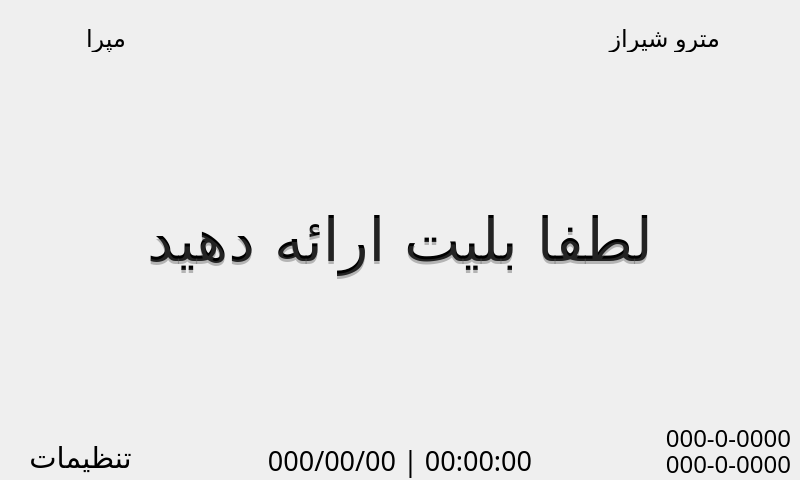
<?xml version="1.0" encoding="UTF-8"?>
<ui version="4.0">
 <class>Afc::MainWindow</class>
 <widget class="QMainWindow" name="Afc::MainWindow">
  <property name="geometry">
   <rect>
    <x>0</x>
    <y>0</y>
    <width>800</width>
    <height>480</height>
   </rect>
  </property>
  <property name="windowTitle">
   <string>Elin Card Reader</string>
  </property>
  <property name="styleSheet">
   <string notr="true"/>
  </property>
  <widget class="QWidget" name="centralWidget">
   <widget class="QLabel" name="lblTransaction">
    <property name="geometry">
     <rect>
      <x>0</x>
      <y>0</y>
      <width>800</width>
      <height>480</height>
     </rect>
    </property>
    <property name="font">
     <font>
      <family>Sahel Black FD</family>
      <pointsize>45</pointsize>
     </font>
    </property>
    <property name="layoutDirection">
     <enum>Qt::RightToLeft</enum>
    </property>
    <property name="styleSheet">
     <string notr="true">font-family: &quot;Sahel Black FD&quot;;
font-size: 45pt;</string>
    </property>
    <property name="text">
     <string>لطفا بلیت ارائه دهید</string>
    </property>
    <property name="textFormat">
     <enum>Qt::PlainText</enum>
    </property>
    <property name="alignment">
     <set>Qt::AlignCenter</set>
    </property>
   </widget>
   <widget class="QLabel" name="lblTransactionShadow">
    <property name="geometry">
     <rect>
      <x>0</x>
      <y>208</y>
      <width>800</width>
      <height>151</height>
     </rect>
    </property>
    <property name="minimumSize">
     <size>
      <width>1</width>
      <height>0</height>
     </size>
    </property>
    <property name="font">
     <font>
      <family>Sahel Black FD</family>
      <pointsize>45</pointsize>
     </font>
    </property>
    <property name="styleSheet">
     <string notr="true">font-family: &quot;Sahel Black FD&quot;;
font-size: 45pt;
color:rgba(90,90,90,100);</string>
    </property>
    <property name="text">
     <string>لطفا بلیت ارائه دهید</string>
    </property>
    <property name="textFormat">
     <enum>Qt::PlainText</enum>
    </property>
    <property name="alignment">
     <set>Qt::AlignHCenter|Qt::AlignTop</set>
    </property>
   </widget>
   <widget class="QLabel" name="lblLogo1">
    <property name="geometry">
     <rect>
      <x>86</x>
      <y>24</y>
      <width>57</width>
      <height>28</height>
     </rect>
    </property>
    <property name="styleSheet">
     <string notr="true">font-family: &quot;Sahel Black FD&quot;;
font-size: 18pt;</string>
    </property>
    <property name="text">
     <string>مپرا</string>
    </property>
    <property name="alignment">
     <set>Qt::AlignRight|Qt::AlignTrailing|Qt::AlignVCenter</set>
    </property>
   </widget>
   <widget class="QWidget" name="widget" native="true">
    <property name="geometry">
     <rect>
      <x>10</x>
      <y>-4</y>
      <width>69</width>
      <height>85</height>
     </rect>
    </property>
    <property name="minimumSize">
     <size>
      <width>64</width>
      <height>64</height>
     </size>
    </property>
    <property name="styleSheet">
     <string notr="true">image: url(:/images/logo_mapra.png);</string>
    </property>
   </widget>
   <widget class="QLabel" name="lblLogo2">
    <property name="geometry">
     <rect>
      <x>591</x>
      <y>24</y>
      <width>129</width>
      <height>28</height>
     </rect>
    </property>
    <property name="minimumSize">
     <size>
      <width>0</width>
      <height>0</height>
     </size>
    </property>
    <property name="styleSheet">
     <string notr="true">font-family: &quot;Sahel Black FD&quot;;
font-size: 18pt;</string>
    </property>
    <property name="text">
     <string>مترو شیراز</string>
    </property>
   </widget>
   <widget class="QWidget" name="widget_2" native="true">
    <property name="geometry">
     <rect>
      <x>724</x>
      <y>9</y>
      <width>64</width>
      <height>64</height>
     </rect>
    </property>
    <property name="minimumSize">
     <size>
      <width>64</width>
      <height>64</height>
     </size>
    </property>
    <property name="styleSheet">
     <string notr="true">image: url(:/images/logo_metro.png);</string>
    </property>
   </widget>
   <widget class="QLabel" name="lblTime">
    <property name="geometry">
     <rect>
      <x>255</x>
      <y>440</y>
      <width>290</width>
      <height>40</height>
     </rect>
    </property>
    <property name="font">
     <font>
      <family>Sahel Black FD</family>
      <pointsize>20</pointsize>
     </font>
    </property>
    <property name="styleSheet">
     <string notr="true">image: url(:/images/banner.png);
image-position:bottom;
font-family: &quot;Sahel Black FD&quot;;
font-size: 20pt;
</string>
    </property>
    <property name="text">
     <string>000/00/00 | 00:00:00</string>
    </property>
    <property name="alignment">
     <set>Qt::AlignCenter</set>
    </property>
   </widget>
   <widget class="QLabel" name="lblLeft">
    <property name="geometry">
     <rect>
      <x>566</x>
      <y>418</y>
      <width>225</width>
      <height>40</height>
     </rect>
    </property>
    <property name="font">
     <font>
      <family>Liberation Serif Regular</family>
      <pointsize>18</pointsize>
     </font>
    </property>
    <property name="styleSheet">
     <string notr="true">font-family:  &quot;Liberation Serif Regular&quot;;
font-size: 18pt;</string>
    </property>
    <property name="text">
     <string>000-0-0000</string>
    </property>
    <property name="alignment">
     <set>Qt::AlignRight|Qt::AlignTrailing|Qt::AlignVCenter</set>
    </property>
   </widget>
   <widget class="QLabel" name="lblRight">
    <property name="geometry">
     <rect>
      <x>566</x>
      <y>444</y>
      <width>225</width>
      <height>40</height>
     </rect>
    </property>
    <property name="font">
     <font>
      <family>Liberation Serif Regular</family>
      <pointsize>18</pointsize>
     </font>
    </property>
    <property name="styleSheet">
     <string notr="true">font-family:  &quot;Liberation Serif Regular&quot;;
font-size: 18pt;</string>
    </property>
    <property name="text">
     <string>000-0-0000</string>
    </property>
    <property name="alignment">
     <set>Qt::AlignRight|Qt::AlignTrailing|Qt::AlignVCenter</set>
    </property>
   </widget>
   <widget class="QPushButton" name="btnPanel">
    <property name="geometry">
     <rect>
      <x>10</x>
      <y>436</y>
      <width>141</width>
      <height>43</height>
     </rect>
    </property>
    <property name="font">
     <font>
      <family>Sahel Black FD</family>
      <pointsize>22</pointsize>
     </font>
    </property>
    <property name="focusPolicy">
     <enum>Qt::NoFocus</enum>
    </property>
    <property name="layoutDirection">
     <enum>Qt::RightToLeft</enum>
    </property>
    <property name="styleSheet">
     <string notr="true">background: transparent;
font-family: &quot;Sahel Black FD&quot;;
font-size: 22pt;
border: 0;
outline: 0;</string>
    </property>
    <property name="text">
     <string>تنظیمات</string>
    </property>
    <property name="icon">
     <iconset resource="Resources/res.qrc">
      <normaloff>:/images/icon_settings.png</normaloff>:/images/icon_settings.png</iconset>
    </property>
    <property name="iconSize">
     <size>
      <width>32</width>
      <height>32</height>
     </size>
    </property>
   </widget>
  </widget>
 </widget>
 <layoutdefault spacing="6" margin="11"/>
 <resources>
  <include location="Resources/res.qrc"/>
 </resources>
 <connections/>
</ui>
